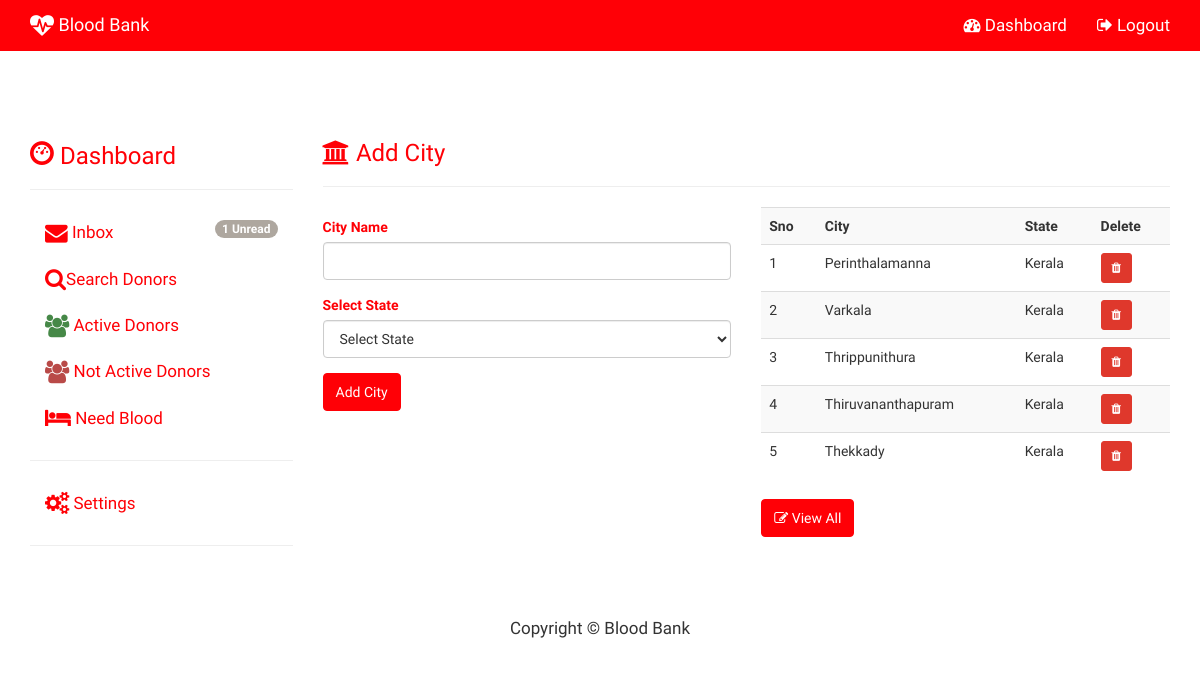
The app's page /admin_city.php (signed in) with its own data.
### tables this page shows
CREATE TABLE `city` (
  `CITY_ID` int(11) NOT NULL,
  `STATE_ID` int(11) NOT NULL,
  `CITY_NAME` varchar(150) NOT NULL
);

CREATE TABLE `state` (
  `STATE_ID` int(11) NOT NULL,
  `STATE_NAME` varchar(150) NOT NULL,
  `COUNTRY_ID` int(11) NOT NULL
);

### admin_city.php (the view, shortened to what this page needs)
<?php
include("config.php");
?>
<!DOCTYPE html>
<html lang="en">
	<head>
			<?php include("admin_head.php");?>
	</head>
	<body>
<?php include("admin_topnav.php"); ?>
<div class="container" style="margin-top:70px;">
	<div class="row">
		<div class="col-sm-3">
			<?php include("admin_side_nav.php");?>
		</div>
		<div class="col-sm-9" >
			<h3 class='text-primary'><i class="fa fa-bank"></i> Add City </h3><hr>
			<div class="row">
				<div class="col-md-6">
					<form role="form" action="admin_city.php" method="post">
						<div class="form-group text-primary">
							<label for="City">City Name</label>
							<input id="City" required type="text" class="form-control" name="cityname">
						</div>
						<div class="form-group text-primary">
							<label for="state">Select State</label>
							<select name="statename" required class="form-control">
								<option value="">Select State</option>
							</select>
						</div>
						<div class="form-group">
							<input type="submit" class="btn btn-primary" name='city_submit' value="Add City">
						</div>
					</form>
				</div>
				<div class="col-md-6">
					<?php
						$sql="Select city.CITY_NAME, state.STATE_NAME, city.CITY_ID
From state Inner Join
  city On city.STATE_ID = state.STATE_ID  ORDER BY city.CITY_ID DESC  LIMIT 0,5";
						$result=$con->query($sql);
						if($result->num_rows>0)
						{
								echo "<table class='table table-striped' >";
									echo "<tr>
											<th>Sno</th>
											<th>City</th>
											<th>State</th>
											<th>Delete</th>
										</tr>";
										$i=0;
										while($row=$result->fetch_assoc())
										{
											$i++;
											echo"<tr>";
												echo "<td>$i</td>";
												echo "<td>".$row["CITY_NAME"]."</td>";
												echo "<td>".$row["STATE_NAME"]."</td>";
												echo "<td><a href='admin_del_city.php?id=".$row["CITY_ID"]."' class='btn btn-danger btn-sm'><i class='fa fa-trash'></i></a></td>";
											echo"</tr>";
										}
								echo "</table>";
						}
					?>
					<a href='admin_view_city.php' class='btn btn-primary'><i class='fa fa-edit'></i> View All</a>
				</div>
			</div>
		</div>
	</div>
</div>
	 <?php include("admin_footer.php"); ?>
	</body>
</html>

### css/modern-business.css (style rules this page uses)
html, body { height: 100%; }
body { padding-top: 50px; }
.navbar-default,.panel-heading,.btn-primary { background-color:#ff0006 !important; border-color:#ff0006 !important; }
.text-primary { color:#ff0006 !important; }

### records on screen
city: CITY_NAME "Perinthalamanna", STATE_ID.STATE_NAME "Kerala"
city: CITY_NAME "Varkala", STATE_ID.STATE_NAME "Kerala"
city: CITY_NAME "Thrippunithura", STATE_ID.STATE_NAME "Kerala"
city: CITY_NAME "Thiruvananthapuram", STATE_ID.STATE_NAME "Kerala"
city: CITY_NAME "Thekkady", STATE_ID.STATE_NAME "Kerala"

### other values on screen
$n "1"
